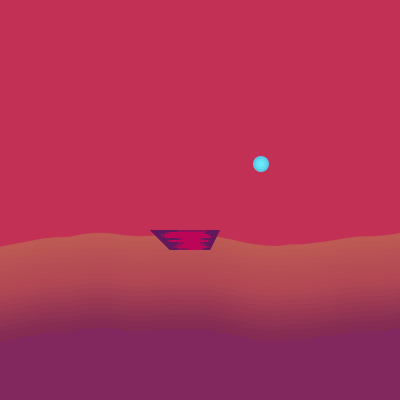
Frame 1 (no input)
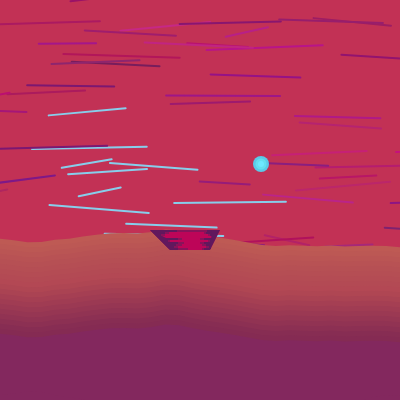
Frame 60 (no input)
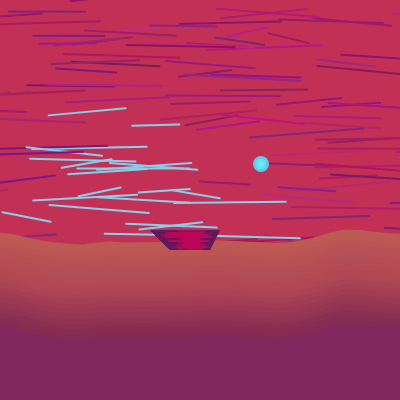
Frame 120 (the mouse pressed at the canvas centre since frame 60)

The p5.js sketch that drew these frames (run headless with seeded random() and noise() and a simulated clock; from frame 60 on, the mouse is pressed at the canvas centre):

// p5.js sketch
// ── sketch.js
let skyLines = [];
let zone = {
  minX: 50,
  maxX: 100,
  minY: 50,
  maxY: 100
};
var numSamples=30;

function setup() {
  createCanvas(400, 400);

  fill(194, 49, 85);
  square(0,0,400); 
}

function draw() {

  // redraw background every frame
  background(194, 49, 85);

  horizonLine();

  // Move + draw sky lines
  for (let l of skyLines) {

  let d = dist(l.x1, l.y1, 100, 200);

  if (d < 100) {
    stroke(135, 206, 235); // blue inside circle
  } else {
    stroke(l.redVal, l.greenVal, l.blueVal); // normal outside
  }

  strokeWeight(2);
  line(l.x1, l.y1, l.x2, l.y2);
}
  strokeWeight(2);//thickness
  
  
  topWave(width +0, height - 220,190,90,84);
  topWave(width +0, height - 225,188,88,84);
  topWave(width +0, height - 230,186,85,84);
  topWave(width +0, height - 235,184,82,84);
  topWave(width +0, height - 240,182,80,84);
  topWave(width +0, height - 245,181,78,84);
  topWave(width +0, height - 250,180,76,84);
  topWave(width +0, height - 255,179,74,84);
  topWave(width +0, height - 260,179,72,84);
  topWave(width +0, height - 265, 175, 70, 83);
  topWave(width +0, height - 270, 170, 67, 83);
  topWave(width +0, height - 275, 165, 63, 83);
  topWave(width +0, height - 280, 160, 60, 83);
  topWave(width +0, height - 285, 155, 57, 83);
  topWave(width +0, height - 290, 150, 54, 83);
  topWave(width +0, height - 295, 145, 51, 83);
  topWave(width +0, height - 300, 140, 48, 83);
  topWave(width +0, height - 305, 135, 45, 83);
  topWave(width +0, height - 310, 133, 43, 83);
  topWave(width +0, height - 315,131,40,94);
  
  
  
  individualSkyLine();  // adds THe lines 
  trapeziumForTheBoat();
  drawMoon();
  boatShading();
  
}

function horizonLine(){
  //fill(255,255,255);
  //rect(0,200,400,1);
}
function trapeziumForTheBoat(){
  fill(189, 5, 88);//set color 
  noStroke();//no outline
  triangle(150,230,170,250,170,230);//left triangle
  triangle(220,230,210,250,210,230);//right one
  rect(170,230,40,20);//rectangle connecting th etwo 
}
function boatShading(){
  fill(137, 19, 90)//light colour 
  rect(200,230,12,2);
  rect(204,232,8,2);
  rect(208,234,4,2);
  rect(202,248,8,2);
  rect(206,246,4,3);
  rect(202,244,10,2);
  rect(200,242,12,2);
  rect(208,240,4,2);
  rect(200,238,12,2);
  //end of light colour 
  fill(97, 24, 93);//darker colour 
  triangle(150,230,170,250,158,230);
  
  rect(204,230,8,2);
  rect(206,232,6,2);
  rect(210,234,2,2);
  rect(204,248,6,2);
  rect(209,246,2,3);
  rect(206,244,6,2);
  rect(204,242,8,2);
  rect(210,240,2,2);
  rect(204,238,8,2);
  triangle(150,230,170,250,170,240);
  //end of dark colour
  //left side shading
  fill(137, 19, 90)
  rect(157,230,50,2);
  rect(157,232,12,2);
  rect(157,234,8,2);
  rect(170,248,18,2);
  rect(170,246,8,3);
  rect(166,244,16,2);
  rect(166,242,18,2);
  rect(164,240,6,2);
  rect(166,238,16,2);
  //end of light colour 
  fill(97, 24, 93);
  triangle(220,230,210,250,212,230);
  rect(157,230,20,2);
  rect(157,232,8,2);
  rect(157,234,4,2);
  rect(170,248,8,2);
  rect(170,246,4,3);
  rect(166,244,10,2);
  rect(166,242,12,2);
  rect(164,240,4,2);
  rect(166,238,12,2);
  
}
function drawMoon(){
  fill(90, 203, 233);//darkest cyan 
  circle(261,164,16);
  fill(100, 223, 240);//medium of cyan and white
  circle(261,164,11);
  fill(109, 233, 255);// almost white 
  circle(261,164,6);
  
}


function individualSkyLine() {

  if (frameCount % 1 === 0&& skyLines.length < 2500) {
    let y = random(0, 250);//y coord for lines 
    let length = random(40, 120);// making the lines vary in                                       width to add authenticity 
    let x = random(-40, 440);// allows lines to go off the page so that the edges are seamless 
    let slightTilt = random(-10, 10);// makes the lines lean                                           slightly so theyre not                                          all dead straight 
    skyLines.push({
      x1: x,//first x 
      y1: y,// first y 
      x2: x + length,// makes so the thing wont go off the                             page 
      y2: y + slightTilt,// applying the lean 
      
      
     
      redVal:random(120, 200),
      greenVal: random(15, 40),
      blueVal: random(90, 140),
    });
  }

}
function blueStreaks(){
  fill (135, 206, 235,40)

  quad(200,45,180,60,80,150,130,150)

}


function topWave(xCoord,yCoord,rColor,gColor,bColor){

  fill(rColor,gColor,bColor);
  let areaX = width - xCoord;
  let areaY = height - yCoord;
  let areaW = 400;
  let areaH =200;

  for (let k = 0; k < 5; k++) {

    beginShape();
    

    // bottom corners of small area
    noStroke();
    vertex(areaX + areaW, areaY + areaH);
    vertex(areaX, areaY + areaH);
    
    let layerGapSpacing = areaH/3;

    for (let i = 0; i < numSamples; i++) {

      let vx = areaX+i*areaW/(numSamples - 1);
  
      let maxWaveHeight = 40;//makes waves not span the total                                area of the shape
      let vy = areaY +
         layerGapSpacing * k +
         maxWaveHeight  * noise(k + i * 0.1, frameCount / 50);
      //only want these waves going up as theyre farther away so less choppy 


      vertex(vx, vy);
    }

    endShape(CLOSE);
  }
}
